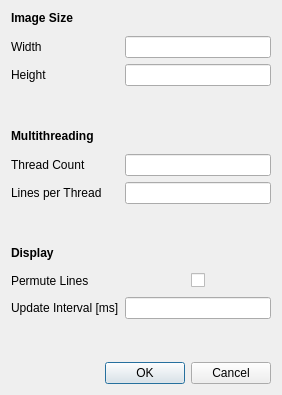
<?xml version="1.0" encoding="UTF-8"?>
<ui version="4.0">
 <class>ParameterDialog</class>
 <widget class="QDialog" name="ParameterDialog">
  <property name="geometry">
   <rect>
    <x>0</x>
    <y>0</y>
    <width>278</width>
    <height>395</height>
   </rect>
  </property>
  <property name="windowTitle">
   <string>   Set Parameters</string>
  </property>
  <property name="modal">
   <bool>true</bool>
  </property>
  <layout class="QGridLayout" name="gridLayout">
   <item row="12" column="0">
    <widget class="QLabel" name="LblPermLines">
     <property name="text">
      <string>Permute Lines</string>
     </property>
    </widget>
   </item>
   <item row="2" column="0">
    <widget class="QLabel" name="LblWidth">
     <property name="text">
      <string>Width</string>
     </property>
    </widget>
   </item>
   <item row="6" column="0" colspan="4">
    <spacer name="Vsp3">
     <property name="orientation">
      <enum>Qt::Vertical</enum>
     </property>
     <property name="sizeType">
      <enum>QSizePolicy::Fixed</enum>
     </property>
     <property name="sizeHint" stdset="0">
      <size>
       <width>20</width>
       <height>5</height>
      </size>
     </property>
    </spacer>
   </item>
   <item row="1" column="0" colspan="4">
    <spacer name="Vsp1">
     <property name="orientation">
      <enum>Qt::Vertical</enum>
     </property>
     <property name="sizeType">
      <enum>QSizePolicy::Fixed</enum>
     </property>
     <property name="sizeHint" stdset="0">
      <size>
       <width>20</width>
       <height>5</height>
      </size>
     </property>
    </spacer>
   </item>
   <item row="2" column="1" colspan="3">
    <widget class="QLineEdit" name="EdtWidth">
     <property name="alignment">
      <set>Qt::AlignCenter</set>
     </property>
    </widget>
   </item>
   <item row="15" column="0" colspan="4">
    <widget class="QDialogButtonBox" name="BtnBox">
     <property name="orientation">
      <enum>Qt::Horizontal</enum>
     </property>
     <property name="standardButtons">
      <set>QDialogButtonBox::Cancel|QDialogButtonBox::Ok</set>
     </property>
    </widget>
   </item>
   <item row="14" column="0" colspan="4">
    <spacer name="Vsp6">
     <property name="orientation">
      <enum>Qt::Vertical</enum>
     </property>
     <property name="sizeType">
      <enum>QSizePolicy::MinimumExpanding</enum>
     </property>
     <property name="sizeHint" stdset="0">
      <size>
       <width>20</width>
       <height>20</height>
      </size>
     </property>
    </spacer>
   </item>
   <item row="10" column="0" colspan="4">
    <widget class="QLabel" name="LblDisp">
     <property name="font">
      <font>
       <bold>true</bold>
      </font>
     </property>
     <property name="text">
      <string>Display</string>
     </property>
    </widget>
   </item>
   <item row="12" column="2">
    <widget class="QCheckBox" name="CbxPermLines">
     <property name="text">
      <string/>
     </property>
    </widget>
   </item>
   <item row="7" column="1" colspan="3">
    <widget class="QLineEdit" name="EdtThrdCount">
     <property name="alignment">
      <set>Qt::AlignCenter</set>
     </property>
    </widget>
   </item>
   <item row="8" column="1" colspan="3">
    <widget class="QLineEdit" name="EdtLinesPerThrd">
     <property name="alignment">
      <set>Qt::AlignCenter</set>
     </property>
    </widget>
   </item>
   <item row="4" column="0" colspan="4">
    <spacer name="Vsp2">
     <property name="orientation">
      <enum>Qt::Vertical</enum>
     </property>
     <property name="sizeType">
      <enum>QSizePolicy::MinimumExpanding</enum>
     </property>
     <property name="sizeHint" stdset="0">
      <size>
       <width>20</width>
       <height>20</height>
      </size>
     </property>
    </spacer>
   </item>
   <item row="5" column="0" colspan="4">
    <widget class="QLabel" name="LblMultiThrd">
     <property name="font">
      <font>
       <bold>true</bold>
      </font>
     </property>
     <property name="text">
      <string>Multithreading</string>
     </property>
    </widget>
   </item>
   <item row="7" column="0">
    <widget class="QLabel" name="LblThrdCount">
     <property name="text">
      <string>Thread Count</string>
     </property>
    </widget>
   </item>
   <item row="3" column="0">
    <widget class="QLabel" name="LblHeight">
     <property name="text">
      <string>Height</string>
     </property>
    </widget>
   </item>
   <item row="13" column="1" colspan="3">
    <widget class="QLineEdit" name="EdtUpInt">
     <property name="alignment">
      <set>Qt::AlignCenter</set>
     </property>
    </widget>
   </item>
   <item row="12" column="3">
    <spacer name="Hsp2">
     <property name="orientation">
      <enum>Qt::Horizontal</enum>
     </property>
     <property name="sizeType">
      <enum>QSizePolicy::MinimumExpanding</enum>
     </property>
     <property name="sizeHint" stdset="0">
      <size>
       <width>60</width>
       <height>20</height>
      </size>
     </property>
    </spacer>
   </item>
   <item row="3" column="1" colspan="3">
    <widget class="QLineEdit" name="EdtHeight">
     <property name="alignment">
      <set>Qt::AlignCenter</set>
     </property>
    </widget>
   </item>
   <item row="0" column="0" colspan="4">
    <widget class="QLabel" name="LblImgSize">
     <property name="font">
      <font>
       <bold>true</bold>
      </font>
     </property>
     <property name="text">
      <string>Image Size</string>
     </property>
    </widget>
   </item>
   <item row="12" column="1">
    <spacer name="Hsp1">
     <property name="orientation">
      <enum>Qt::Horizontal</enum>
     </property>
     <property name="sizeType">
      <enum>QSizePolicy::MinimumExpanding</enum>
     </property>
     <property name="sizeHint" stdset="0">
      <size>
       <width>60</width>
       <height>20</height>
      </size>
     </property>
    </spacer>
   </item>
   <item row="8" column="0">
    <widget class="QLabel" name="LblLinesPerThrd">
     <property name="text">
      <string>Lines per Thread</string>
     </property>
    </widget>
   </item>
   <item row="13" column="0">
    <widget class="QLabel" name="LblUpInt">
     <property name="text">
      <string>Update Interval [ms]</string>
     </property>
    </widget>
   </item>
   <item row="9" column="0" colspan="4">
    <spacer name="Vsp4">
     <property name="orientation">
      <enum>Qt::Vertical</enum>
     </property>
     <property name="sizeType">
      <enum>QSizePolicy::MinimumExpanding</enum>
     </property>
     <property name="sizeHint" stdset="0">
      <size>
       <width>20</width>
       <height>20</height>
      </size>
     </property>
    </spacer>
   </item>
   <item row="11" column="0" colspan="4">
    <spacer name="Vsp5">
     <property name="orientation">
      <enum>Qt::Vertical</enum>
     </property>
     <property name="sizeType">
      <enum>QSizePolicy::Fixed</enum>
     </property>
     <property name="sizeHint" stdset="0">
      <size>
       <width>20</width>
       <height>5</height>
      </size>
     </property>
    </spacer>
   </item>
  </layout>
 </widget>
 <tabstops>
  <tabstop>EdtWidth</tabstop>
  <tabstop>EdtHeight</tabstop>
  <tabstop>EdtThrdCount</tabstop>
  <tabstop>EdtLinesPerThrd</tabstop>
  <tabstop>CbxPermLines</tabstop>
  <tabstop>EdtUpInt</tabstop>
 </tabstops>
 <resources/>
 <connections>
  <connection>
   <sender>BtnBox</sender>
   <signal>accepted()</signal>
   <receiver>ParameterDialog</receiver>
   <slot>accept()</slot>
   <hints>
    <hint type="sourcelabel">
     <x>248</x>
     <y>254</y>
    </hint>
    <hint type="destinationlabel">
     <x>157</x>
     <y>274</y>
    </hint>
   </hints>
  </connection>
  <connection>
   <sender>BtnBox</sender>
   <signal>rejected()</signal>
   <receiver>ParameterDialog</receiver>
   <slot>reject()</slot>
   <hints>
    <hint type="sourcelabel">
     <x>316</x>
     <y>260</y>
    </hint>
    <hint type="destinationlabel">
     <x>286</x>
     <y>274</y>
    </hint>
   </hints>
  </connection>
 </connections>
</ui>
